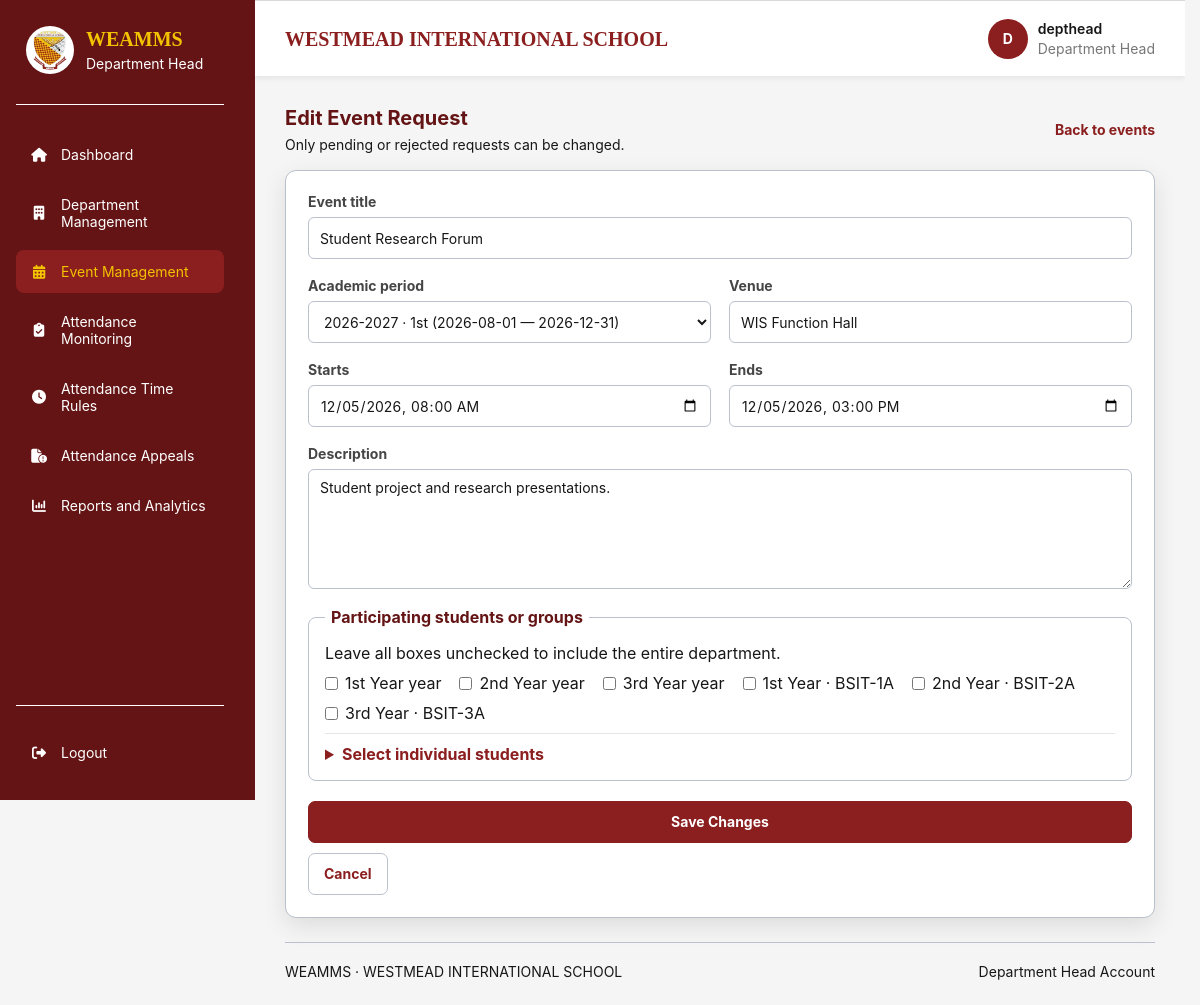
/department-head/events/edit.php?id=5 (signed in), run on the app's committed database.
### tables this page shows
CREATE TABLE `events` (
  `event_id` bigint(20) UNSIGNED NOT NULL,
  `department_id` bigint(20) UNSIGNED NOT NULL,
  `requested_by` bigint(20) UNSIGNED NOT NULL,
  `academic_period_id` bigint(20) UNSIGNED NOT NULL,
  `event_title` varchar(200) NOT NULL,
  `event_description` text DEFAULT NULL,
  `venue` varchar(200) DEFAULT NULL,
  `start_at` datetime NOT NULL,
  `end_at` datetime NOT NULL,
  `attendance_opens_at` datetime DEFAULT NULL,
  `attendance_closes_at` datetime DEFAULT NULL,
  `event_status` enum('pending','approved','rejected','cancelled','cancellation_requested','completed') NOT NULL DEFAULT 'pending',
  `admin_reviewed_by` bigint(20) UNSIGNED DEFAULT NULL,
  `admin_reviewed_at` datetime DEFAULT NULL,
  `admin_remarks` text DEFAULT NULL,
  `cancellation_requested_at` datetime DEFAULT NULL,
  `cancellation_requested_by` bigint(20) UNSIGNED DEFAULT NULL,
  `cancellation_request_remarks` text DEFAULT NULL,
  `created_at` timestamp NOT NULL DEFAULT current_timestamp(),
  `updated_at` timestamp NOT NULL DEFAULT current_timestamp() ON UPDATE current_timestamp()
);

CREATE TABLE `academic_periods` (
  `academic_period_id` bigint(20) UNSIGNED NOT NULL,
  `academic_year` varchar(20) NOT NULL,
  `semester` enum('1st','2nd','Summer','Other') NOT NULL DEFAULT '1st',
  `start_date` date NOT NULL,
  `end_date` date NOT NULL,
  `is_current` tinyint(1) NOT NULL DEFAULT 0,
  `created_at` timestamp NOT NULL DEFAULT current_timestamp()
);

CREATE TABLE `students` (
  `student_id` bigint(20) UNSIGNED NOT NULL,
  `user_id` bigint(20) UNSIGNED NOT NULL,
  `student_number` varchar(50) NOT NULL,
  `barcode_token` char(64) NOT NULL,
  `department_id` bigint(20) UNSIGNED NOT NULL,
  `section` varchar(100) DEFAULT NULL,
  `year_level` varchar(50) DEFAULT NULL,
  `first_name` varchar(100) NOT NULL,
  `middle_name` varchar(100) DEFAULT NULL,
  `last_name` varchar(100) NOT NULL,
  `enrollment_status` enum('enrolled','inactive','graduated','transferred') NOT NULL DEFAULT 'enrolled',
  `created_at` timestamp NOT NULL DEFAULT current_timestamp(),
  `updated_at` timestamp NOT NULL DEFAULT current_timestamp() ON UPDATE current_timestamp()
);

### includes/department_head_context.php (called while the page is built, shortened)
<?php
function dhEscape(mixed $value): string
{
    return htmlspecialchars(
        (string) $value,
        ENT_QUOTES,
        'UTF-8'
    );
}

### department-head/events/edit.php (the view, shortened to what this page needs)
<?php
require_once __DIR__ . '/../../includes/department_head_layout_start.php';
$eventId = filter_var($_GET['id'] ?? null, FILTER_VALIDATE_INT);
$stmt = $pdo->prepare(
    'SELECT event_id, academic_period_id, event_title,
            event_description, venue, start_at, end_at, event_status
     FROM events
     WHERE event_id = ? AND department_id = ?
     LIMIT 1'
);
$stmt->execute([$eventId, $departmentId]);
$event = $stmt->fetch(PDO::FETCH_ASSOC);
$pendingChangeStmt = $pdo->prepare(
    "SELECT COUNT(*) FROM event_change_requests
     WHERE event_id = ? AND request_status = 'pending'"
);
$pendingChangeStmt->execute([$eventId]);
$hasPendingChange = (int) $pendingChangeStmt->fetchColumn() > 0;
$isApprovedEvent = $event['event_status'] === 'approved';
$databaseNow = $pdo->query('SELECT NOW()')->fetchColumn();
$hasAttendanceStmt = $pdo->prepare(
    'SELECT 1 FROM event_attendance WHERE event_id = ? LIMIT 1'
);
$hasAttendanceStmt->execute([$eventId]);
$hasAttendance = $hasAttendanceStmt->fetchColumn() !== false;
$canEdit = in_array(strtolower($event['event_status']), ['pending', 'rejected'], true)
    || ($isApprovedEvent && !$hasPendingChange && !$hasAttendance && $event['start_at'] > $databaseNow);
$periodStmt = $pdo->query(
    'SELECT academic_period_id, academic_year, semester,
            start_date, end_date, is_current
     FROM academic_periods
     ORDER BY is_current DESC, start_date DESC'
);
$periods = $periodStmt->fetchAll(PDO::FETCH_ASSOC);
$studentStmt = $pdo->prepare(
    "SELECT student_id, student_number, first_name, middle_name,
            last_name, year_level, section
     FROM students
     WHERE department_id = ? AND enrollment_status = 'enrolled'
     ORDER BY year_level, section, last_name, first_name"
);
$studentStmt->execute([$departmentId]);
$students = $studentStmt->fetchAll(PDO::FETCH_ASSOC);
$yearLevels = [];
$sections = [];
foreach ($students as $student) {
    if ($student['year_level'] !== null && trim($student['year_level']) !== '') {
        $yearLevels[$student['year_level']] = true;
    }
    if (
        $student['year_level'] !== null &&
        $student['section'] !== null &&
        trim($student['year_level']) !== '' &&
        trim($student['section']) !== ''
    ) {
        $sectionKey = base64_encode($student['year_level'] . "\0" . $student['section']);
        $sections[$sectionKey] = [
            'year_level' => $student['year_level'],
            'section' => $student['section'],
        ];
    }
}
$selectedYearLevels = [];
$selectedSectionKeys = [];
$values = [
    'event_title' => $event['event_title'],
    'event_description' => $event['event_description'] ?? '',
    'venue' => $event['venue'] ?? '',
    'academic_period_id' => (int) $event['academic_period_id'],
    'start_at' => $event['start_at'],
    'end_at' => $event['end_at'],
];
function dhEditEventInputValue(?string $value): string
{
    return $value !== null ? date('Y-m-d\TH:i', strtotime($value)) : '';
}
?>
<section class="dashboard-section management-page">
    <div class="section-heading">
        <div>
            <h2><?= $isApprovedEvent ? 'Request Event Changes' : 'Edit Event Request' ?></h2>
            <p><?= $isApprovedEvent ? 'Changes to approved events must be reviewed by an administrator.' : 'Only pending or rejected requests can be changed.' ?></p>
        </div>
        <a class="management-link" href="<?= dhEscape($baseUrl) ?>/department-head/events/index.php">Back to events</a>
    </div>
    <?php if ($canEdit): ?>
        <form class="management-form department-panel" method="post" action="<?= dhEscape($baseUrl) ?>/department-head/events/edit.php?id=<?= (int) $eventId ?>">
            <div class="management-form-grid">
                <div class="management-field management-field-full">
                    <label for="event_title">Event title</label>
                    <input id="event_title" name="event_title" type="text" maxlength="200" required value="<?= dhEscape($values['event_title']) ?>">
                </div>
                <div class="management-field">
                    <label for="academic_period_id">Academic period</label>
                    <select id="academic_period_id" name="academic_period_id" required>
                        <?php foreach ($periods as $period): ?>
                            <?php $periodId = (int) $period['academic_period_id']; ?>
                            <option value="<?= $periodId ?>" <?= (int) $values['academic_period_id'] === $periodId ? 'selected' : '' ?>>
                                <?= dhEscape($period['academic_year']) ?> · <?= dhEscape($period['semester']) ?>
                            </option>
                        <?php endforeach; ?>
                    </select>
                </div>
                <div class="management-field">
                    <label for="venue">Venue</label>
                    <input id="venue" name="venue" type="text" maxlength="200" value="<?= dhEscape($values['venue']) ?>">
                </div>
                <div class="management-field">
                    <label for="start_at">Starts</label>
                    <input id="start_at" name="start_at" type="datetime-local" required value="<?= dhEscape(dhEditEventInputValue($values['start_at'])) ?>">
                </div>
                <div class="management-field">
                    <label for="end_at">Ends</label>
                    <input id="end_at" name="end_at" type="datetime-local" required value="<?= dhEscape(dhEditEventInputValue($values['end_at'])) ?>">
                </div>
                <div class="management-field management-field-full">
                    <label for="event_description">Description</label>
                    <textarea id="event_description" name="event_description" rows="5"><?= dhEscape($values['event_description']) ?></textarea>
                </div>
                <fieldset class="management-participants management-field-full">
                    <legend>Participating students or groups</legend>
                    <p class="management-hint">Leave all boxes unchecked to include the entire department.</p>
                    <?php foreach (array_keys($yearLevels) as $yearLevel): ?>
                        <label>
                            <input type="checkbox" name="participant_year_levels[]" value="<?= dhEscape($yearLevel) ?>" <?= in_array($yearLevel, $selectedYearLevels, true) ? 'checked' : '' ?>>
                            <?= dhEscape($yearLevel) ?> year
                        </label>
                    <?php endforeach; ?>
                    <?php foreach ($sections as $sectionKey => $group): ?>
                        <label>
                            <input type="checkbox" name="participant_sections[]" value="<?= dhEscape($sectionKey) ?>" <?= in_array($sectionKey, $selectedSectionKeys, true) ? 'checked' : '' ?>>
                            <?= dhEscape($group['year_level']) ?> · <?= dhEscape($group['section']) ?>
                        </label>
                    <?php endforeach; ?>
                    <?php if ($students !== []): ?>
                        <details class="management-student-picker">
                            <summary>Select individual students</summary>
                        </details>
                    <?php endif; ?>
                </fieldset>
            </div>
            <div class="management-form-actions">
                <button class="management-button" type="submit"><?= $isApprovedEvent ? 'Submit changes for review' : 'Save Changes' ?></button>
                <a class="management-button management-button-secondary" href="<?= dhEscape($baseUrl) ?>/department-head/events/index.php">Cancel</a>
            </div>
        </form>
    <?php endif; ?>
</section>
<?php require __DIR__ . '/../../includes/footer.php'; ?>
</main>
</body>
</html>

### assets/css/style.css (style rules this page uses)
:root { --wis-maroon-light: #B43737; --wis-maroon: #8B1E1E; --wis-maroon-dark: #641414; --wis-gold: #F2C300; --wis-gold-dark: #D6A900; --wis-white: #FFFFFF; --wis-light-blue: #E8F0FE; --wis-black: #171717; --wis-background: #F5F5F5; --wis-border: #B8C1CC; --wis-shadow: 0 8px 25px rgba(0, 0, 0, 0.10); }
* { box-sizing: border-box; margin: 0; padding: 0; }
html { scroll-behavior: smooth; }
body { display: flex; justify-content: center; align-items: flex-start; min-height: 100vh; padding: 0 20px; background: var(--wis-background); color: var(--wis-black); font-family: Arial, Helvetica, sans-serif; }
form { width: 100%; margin: 0 auto; }
button { display: block; width: 100%; min-height: 48px; padding: 12px 14px; border: 2px solid var(--wis-maroon); border-radius: 7px; background: var(--wis-maroon); color: var(--wis-white); font-family: Arial, Helvetica, sans-serif; font-size: 14px; font-weight: 700; cursor: pointer; transition: background 0.2s ease, border-color 0.2s ease, color 0.2s ease, transform 0.2s ease; }

### data on the page
events: event_title "Student Research Forum", academic_period_id "2026-2027 · 1st (2026-08-01 — 2026-12-31)", venue "WIS Function Hall", start_at "12/05/2026 08:00", end_at "12/05/2026 15:00", event_description "Student project and research presentations."
students: year_level "3rd Year", section "BSIT-3A"

### other printed values
str_replace('_', ' ', $role) "Department Head"
$label "Dashboard"
$label "Department Management"
$label "Event Management"
$label "Attendance Monitoring"
$label "Attendance Time Rules"
$label "Attendance Appeals"
$label "Reports and Analytics"
$initial "D"
$username "depthead"
$userRole "Department Head"
dhEscape($yearLevel) "1st Year"
dhEscape($yearLevel) "2nd Year"
dhEscape($yearLevel) "3rd Year"
dhEscape($group['year_level']) "1st Year"
